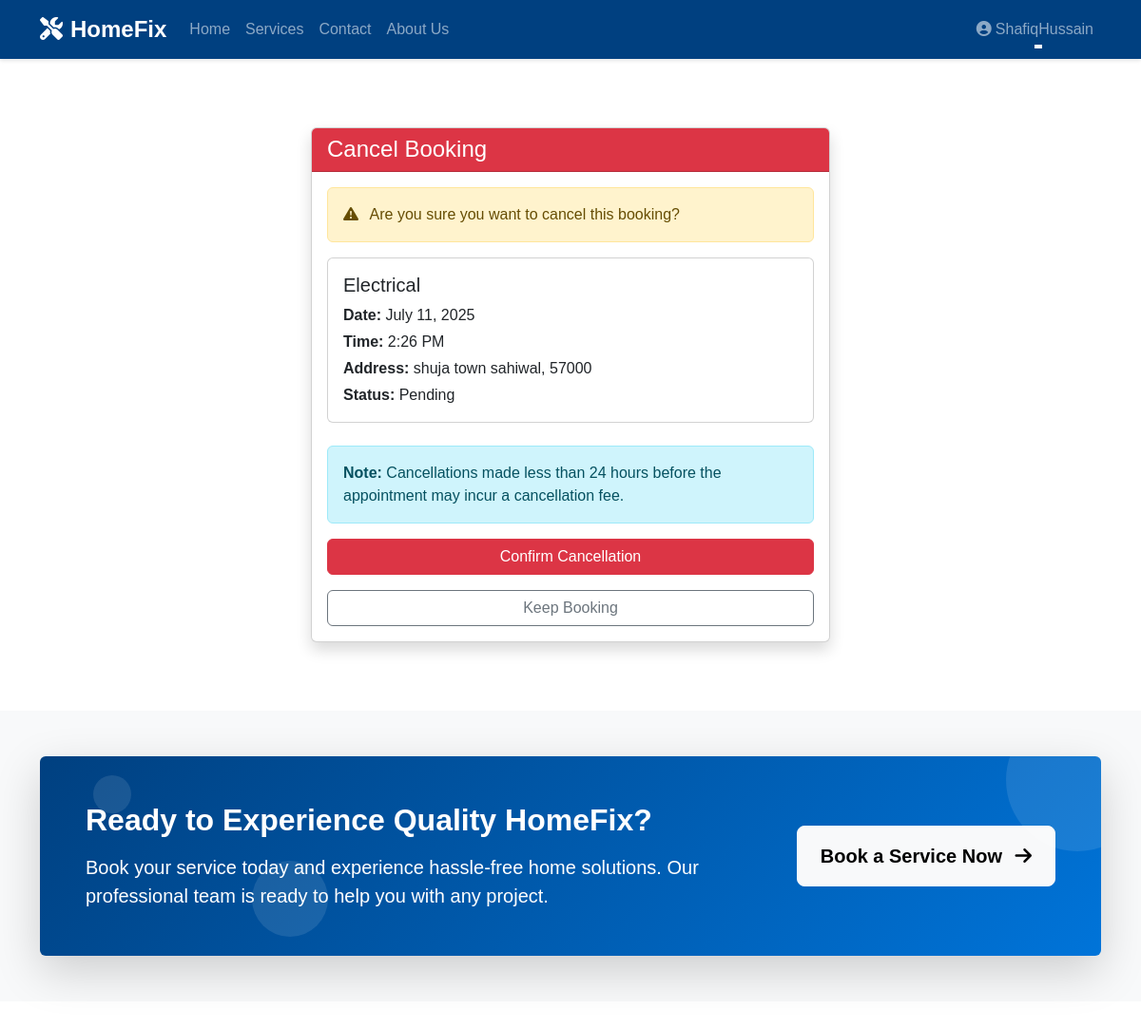
The page /bookings/cancel/3/ (signed in) on the database its author committed.
### services/models.py (models this page shows, shortened)
class Booking(models.Model):
    STATUS_CHOICES = [
        ('pending', 'Pending'),
        ('in_progress', 'In Progress'),
        ('confirmed', 'Confirmed'),
        ('completed', 'Completed'),
        ('cancelled', 'Cancelled'),
    ]
    customer = models.ForeignKey(User, on_delete=models.CASCADE, related_name='bookings', null=True, blank=True)
    provider = models.ForeignKey(Provider, on_delete=models.SET_NULL, null=True, related_name='provider_bookings')
    service = models.ForeignKey(Service, on_delete=models.CASCADE)
    date = models.DateField()
    time = models.TimeField()
    phone_number = models.CharField(max_length=20, blank=True, null=True)
    email = models.EmailField(blank=True, null=True)
    address = models.CharField(max_length=255)
    postcode = models.CharField(max_length=20)
    status = models.CharField(max_length=20, choices=STATUS_CHOICES, default='pending')
    price = models.DecimalField(max_digits=10, decimal_places=2, null=True, blank=True)
    notes = models.TextField(blank=True, null=True)
    created_at = models.DateTimeField(auto_now_add=True)
    rating = models.IntegerField(null=True, blank=True)
    feedback = models.TextField(null=True, blank=True)

class Service(models.Model):
    name = models.CharField(max_length=100)
    description = models.TextField()
    icon = models.CharField(max_length=50)  # Store icon name/class
    base_price = models.DecimalField(max_digits=10, decimal_places=2)
    category = models.CharField(max_length=100)

### services/views.py (the view)
# urls.py: path('bookings/cancel/<int:booking_id>/', views.cancel_booking, name='cancel_booking'),
@login_required
def cancel_booking(request, booking_id):
    booking = get_object_or_404(Booking, id=booking_id, customer=request.user)
    if request.method == 'POST':
        booking.status = 'cancelled'
        booking.save()
        messages.success(request, 'Booking cancelled successfully')
        return redirect('dashboard')
    return render(request, 'services/cancel_booking.html', {'booking': booking})

### templates/services/cancel_booking.html (shortened to what this page needs)
{% extends 'base.html' %}
{% block content %}
<div class="container py-5">
    <div class="row justify-content-center">
        <div class="col-md-8 col-lg-6">
            <div class="card shadow">
                <div class="card-header bg-danger text-white">
                    <h2 class="h4 mb-0">Cancel Booking</h2>
                </div>
                <div class="card-body">
                    <div class="alert alert-warning">
                        <i class="bi bi-exclamation-triangle-fill me-2"></i>
                        Are you sure you want to cancel this booking?
                    </div>
                    <div class="card mb-4">
                        <div class="card-body">
                            <h5 class="card-title">{{ booking.service.name }}</h5>
                            <p class="mb-1"><strong>Date:</strong> {{ booking.date|date:"F j, Y" }}</p>
                            <p class="mb-1"><strong>Time:</strong> {{ booking.time|time:"g:i A" }}</p>
                            <p class="mb-1"><strong>Address:</strong> {{ booking.address }}, {{ booking.postcode }}</p>
                            <p class="mb-0"><strong>Status:</strong> {{ booking.get_status_display }}</p>
                        </div>
                    </div>
                    <div class="alert alert-info">
                        <p class="mb-0"><strong>Note:</strong> Cancellations made less than 24 hours before the appointment may incur a cancellation fee.</p>
                    </div>
                    <form method="post">
                        <div class="d-grid gap-3">
                            <button type="submit" class="btn btn-danger">Confirm Cancellation</button>
                            <a href="{% url 'dashboard' %}" class="btn btn-outline-secondary">Keep Booking</a>
                        </div>
                    </form>
                </div>
            </div>
        </div>
    </div>
</div>
{% endblock %}

### templates/base.html (shortened to what this page needs)
{% load static %}
<!DOCTYPE html>
<html lang="en">
<head>
    <link href="https://cdn.jsdelivr.net/npm/bootstrap@5.3.0/dist/css/bootstrap.min.css" rel="stylesheet">
    <link rel="stylesheet" href="https://cdn.jsdelivr.net/npm/bootstrap-icons@1.10.0/font/bootstrap-icons.css">
    <link rel="stylesheet" href="https://cdnjs.cloudflare.com/ajax/libs/font-awesome/6.4.0/css/all.min.css">
    {% block extra_css %}
    <link rel="stylesheet" href="{% static 'css/custom.css' %}">
{% endblock %}
</head>
<body>
    <nav class="navbar navbar-expand-lg navbar-dark sticky-top" style="background-color: #004080;">
        <div class="container">
            <a class="navbar-brand fw-bold" href="{% url 'home' %}"><i class="fas fa-tools me-2"></i>HomeFix</a>
            <div class="collapse navbar-collapse" id="navbarNav">
                <ul class="navbar-nav me-auto">
                    <li class="nav-item">
                        <a class="nav-link" href="{% url 'home' %}">Home</a>
                    </li>
                    <li class="nav-item">
                        <a class="nav-link" href="{% url 'services' %}">Services</a>
                    </li>
                    <li class="nav-item">
                        <a class="nav-link" href="{% url 'contact' %}">Contact</a>
                    </li>
                    <li class="nav-item">
                        <a class="nav-link" href="{% url 'about' %}">About Us</a>
                    </li>
                </ul>
                <div class="navbar-nav">
                    {% if user.is_authenticated %}
                        <div class="nav-item dropdown">
                            <a class="nav-link dropdown-toggle" href="#" role="button" data-bs-toggle="dropdown">
                                <i class="fas fa-user-circle me-1"></i>{{ user.first_name|default:user.username }}
                            </a>
                        </div>
                    {% else %}
                        <a class="nav-link" href="{% url 'login' %}">Login</a>
                        <a class="nav-link btn btn-outline-light ms-2" href="{% url 'register' %}">Sign Up</a>
                    {% endif %}
                </div>
            </div>
        </div>
    </nav>
    <main class="py-4">
        {% block content %}{% endblock %}
    </main>
    <section class="py-5 position-relative animated-section" style="background-color: #f8f9fa;">
        <div class="container position-relative" style="z-index: 1;">
            <div class="card border-0 rounded-lg shadow-lg" style="background: linear-gradient(135deg, #004080 0%, #0074D9 100%); overflow: hidden;">
                <div class="card-body p-0">
                    <div class="row g-0 align-items-center">
                        <div class="col-lg-8">
                            <div class="p-5">
                                <h2 class="text-white fw-bold mb-3">Ready to Experience Quality HomeFix?</h2>
                                <p class="text-white opacity-80 mb-0 lead">Book your service today and experience hassle-free home solutions. Our professional team is ready to help you with any project.</p>
                            </div>
                        </div>
                        <div class="col-lg-4 text-center text-lg-end">
                            <div class="p-5">
                                <a href="{% url 'services' %}" class="btn btn-light btn-lg px-4 py-3 fw-semibold" style="border-radius: 8px;">
                                    Book a Service Now <i class="fas fa-arrow-right ms-2"></i>
                                </a>
                            </div>
                        </div>
                    </div>
                </div>
                <div class="position-absolute" style="width: 150px; height: 150px; background-color: rgba(255,255,255,0.1); border-radius: 50%; top: -50px; right: -50px;"></div>
                <div class="position-absolute" style="width: 80px; height: 80px; background-color: rgba(255,255,255,0.1); border-radius: 50%; bottom: 20px; left: 20%;"></div>
                <div class="position-absolute" style="width: 40px; height: 40px; background-color: rgba(255,255,255,0.1); border-radius: 50%; top: 20px; left: 5%;"></div>
            </div>
        </div>
    </section>
</body>
</html>

### static/css/custom.css (style rules this page uses)
body { font-family: 'Poppins', sans-serif; animation: fadeInAnimation ease 1s; animation-iteration-count: 1; animation-fill-mode: forwards; }
a, .btn { transition: all 0.3s ease-in-out; }
.card { transition: transform 0.3s ease, box-shadow 0.3s ease; }
.navbar-nav .nav-link { position: relative; padding-bottom: 0.5rem; }
.navbar-nav .nav-link::after { content: ''; position: absolute; bottom: 0; left: 50%; transform: translateX(-50%); width: 0; height: 2px; background-color: #fff; transition: width 0.3s ease-in-out; }
.animated-section { opacity: 0; transform: translateY(20px); transition: opacity 0.6s ease-out, transform 0.6s ease-out; }
.animated-section.is-visible { opacity: 1; transform: translateY(0); }

### templates/base.html (style rules this page uses)
html, body { height: 100%; margin: 0; }
body { display: flex; flex-direction: column; min-height: 100vh; }
main { flex: 1 0 auto; padding-bottom: 2rem; }
:root { --primary-color: #004080; --secondary-color: #f8f9fa; }
.navbar-brand { font-size: 1.5rem; font-weight: 600; }
.navbar { box-shadow: 0 2px 4px rgba(0,0,0,0.1); }

### rows shown on the page
Booking: service.name "Electrical", date "July 11, 2025", time "2:26 PM", address "shuja town sahiwal", postcode "57000", status "Pending"

### other values the page prints
{{ user.first_name|default:user.username }} "ShafiqHussain"
